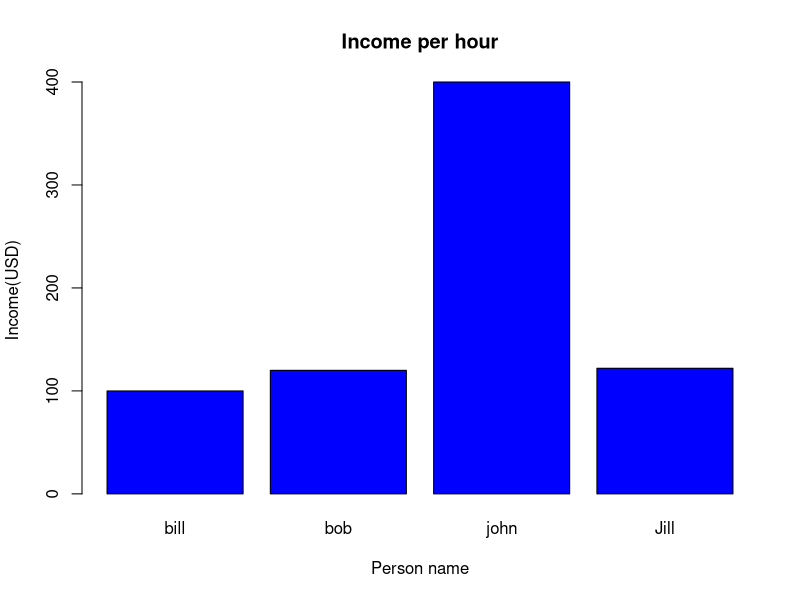

This figure's R source:
# simple Bar plot

income = c(100, 120, 400 ,122)
Persons = c('bill','bob','john','Jill')



barplot(income,
        names.arg = Persons,        # names for each bar
        col = 'blue',               # Can have one or many colors eg. blues9
        main = "Income per hour",   # Main title
        ylab = "Income(USD)",       # X label
        xlab = "Person name"        # y label
        )         